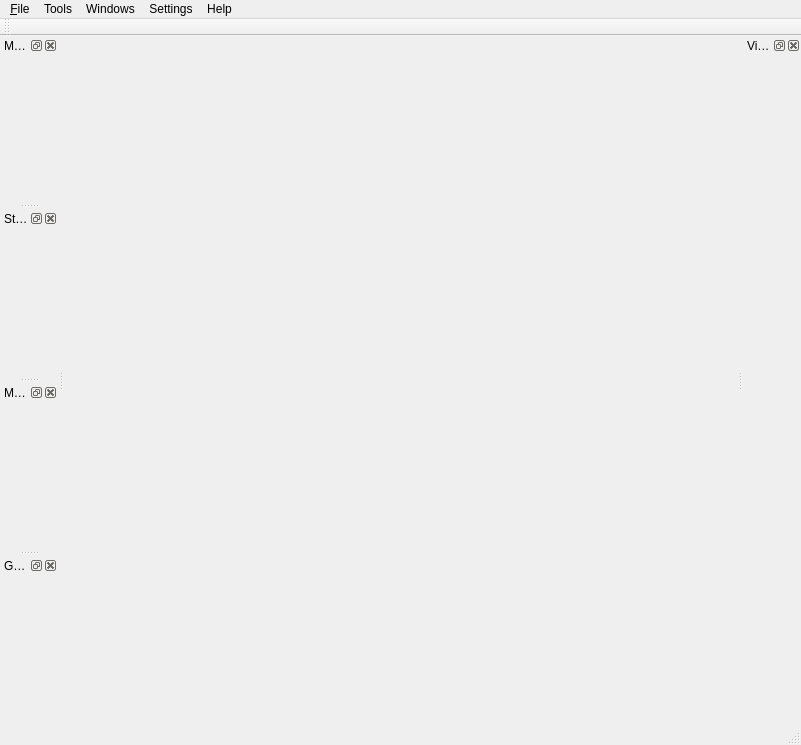
<?xml version="1.0" encoding="UTF-8"?>
<ui version="4.0">
 <class>MainWindowClass</class>
 <widget class="QMainWindow" name="MainWindowClass">
  <property name="geometry">
   <rect>
    <x>0</x>
    <y>0</y>
    <width>801</width>
    <height>745</height>
   </rect>
  </property>
  <property name="sizePolicy">
   <sizepolicy hsizetype="MinimumExpanding" vsizetype="MinimumExpanding">
    <horstretch>0</horstretch>
    <verstretch>0</verstretch>
   </sizepolicy>
  </property>
  <property name="minimumSize">
   <size>
    <width>500</width>
    <height>200</height>
   </size>
  </property>
  <property name="windowTitle">
   <string>OpenGeoSys Data Explorer</string>
  </property>
  <property name="dockOptions">
   <set>QMainWindow::AllowNestedDocks|QMainWindow::AllowTabbedDocks|QMainWindow::AnimatedDocks</set>
  </property>
  <widget class="QWidget" name="centralWidget">
   <property name="sizePolicy">
    <sizepolicy hsizetype="MinimumExpanding" vsizetype="MinimumExpanding">
     <horstretch>0</horstretch>
     <verstretch>0</verstretch>
    </sizepolicy>
   </property>
   <property name="minimumSize">
    <size>
     <width>200</width>
     <height>100</height>
    </size>
   </property>
   <property name="autoFillBackground">
    <bool>false</bool>
   </property>
   <layout class="QGridLayout" name="gridLayout">
    <property name="leftMargin">
     <number>6</number>
    </property>
    <property name="topMargin">
     <number>0</number>
    </property>
    <property name="rightMargin">
     <number>6</number>
    </property>
    <property name="bottomMargin">
     <number>0</number>
    </property>
    <item row="0" column="0">
     <widget class="VisualizationWidget" name="visualizationWidget" native="true">
      <property name="sizePolicy">
       <sizepolicy hsizetype="MinimumExpanding" vsizetype="MinimumExpanding">
        <horstretch>0</horstretch>
        <verstretch>0</verstretch>
       </sizepolicy>
      </property>
      <property name="minimumSize">
       <size>
        <width>250</width>
        <height>100</height>
       </size>
      </property>
     </widget>
    </item>
   </layout>
  </widget>
  <widget class="QMenuBar" name="menuBar">
   <property name="geometry">
    <rect>
     <x>0</x>
     <y>0</y>
     <width>801</width>
     <height>21</height>
    </rect>
   </property>
   <widget class="QMenu" name="menu_File">
    <property name="title">
     <string>&amp;File</string>
    </property>
    <widget class="QMenu" name="menuExport">
     <property name="toolTip">
      <string>Exports the entire scene to a 3d-format for visualization.</string>
     </property>
     <property name="title">
      <string>Export</string>
     </property>
     <addaction name="actionExportVRML2"/>
     <addaction name="actionExportVTK"/>
     <addaction name="actionExportObj"/>
     <addaction name="actionExportOpenSG"/>
    </widget>
    <addaction name="action_Open"/>
    <addaction name="actionSave_As"/>
    <addaction name="separator"/>
    <addaction name="menuExport"/>
    <addaction name="separator"/>
    <addaction name="separator"/>
    <addaction name="action_Exit"/>
   </widget>
   <widget class="QMenu" name="menuWindows">
    <property name="title">
     <string>Windows</string>
    </property>
   </widget>
   <widget class="QMenu" name="menuSettings">
    <property name="title">
     <string>Settings</string>
    </property>
    <addaction name="actionData_Explorer_Settings"/>
    <addaction name="action_VisualisationSettings"/>
    <addaction name="action_TrackingSettings"/>
   </widget>
   <widget class="QMenu" name="menuTools">
    <property name="title">
     <string>Tools</string>
    </property>
    <addaction name="actionMesh_Generation"/>
    <addaction name="actionRemove_Mesh_Elements"/>
    <addaction name="actionMerge_Geometries"/>
    <addaction name="actionFile_Converter"/>
    <addaction name="actionDiagram_Viewer"/>
    <addaction name="actionFEM_Test"/>
   </widget>
   <widget class="QMenu" name="menuHelp">
    <property name="title">
     <string>Help</string>
    </property>
    <addaction name="actionLicense"/>
    <addaction name="actionAbout"/>
   </widget>
   <addaction name="menu_File"/>
   <addaction name="menuTools"/>
   <addaction name="menuWindows"/>
   <addaction name="menuSettings"/>
   <addaction name="menuHelp"/>
  </widget>
  <widget class="QToolBar" name="mainToolBar">
   <attribute name="toolBarArea">
    <enum>TopToolBarArea</enum>
   </attribute>
   <attribute name="toolBarBreak">
    <bool>false</bool>
   </attribute>
  </widget>
  <widget class="QStatusBar" name="statusBar"/>
  <widget class="QDockWidget" name="mshDock">
   <property name="windowTitle">
    <string>Meshes</string>
   </property>
   <attribute name="dockWidgetArea">
    <number>1</number>
   </attribute>
   <widget class="QWidget" name="dockWidgetContents_2">
    <layout class="QVBoxLayout" name="verticalLayout_2">
     <property name="margin">
      <number>1</number>
     </property>
     <item>
      <widget class="MshTabWidget" name="mshTabWidget" native="true"/>
     </item>
    </layout>
   </widget>
  </widget>
  <widget class="QDockWidget" name="stationDock">
   <property name="windowTitle">
    <string>Stations</string>
   </property>
   <attribute name="dockWidgetArea">
    <number>1</number>
   </attribute>
   <widget class="QWidget" name="dockWidgetContents_3">
    <layout class="QVBoxLayout" name="verticalLayout_3">
     <property name="margin">
      <number>1</number>
     </property>
     <item>
      <widget class="StationTabWidget" name="stationTabWidget" native="true"/>
     </item>
    </layout>
   </widget>
  </widget>
  <widget class="QDockWidget" name="vtkVisDock">
   <property name="windowTitle">
    <string>Visualization Pipeline</string>
   </property>
   <attribute name="dockWidgetArea">
    <number>2</number>
   </attribute>
   <widget class="QWidget" name="dockWidgetContents_7">
    <layout class="QVBoxLayout" name="verticalLayout_6">
     <property name="margin">
      <number>1</number>
     </property>
     <item>
      <widget class="VtkVisTabWidget" name="vtkVisTabWidget" native="true"/>
     </item>
    </layout>
   </widget>
  </widget>
  <widget class="QDockWidget" name="modellingDock">
   <property name="windowTitle">
    <string>Modelling</string>
   </property>
   <attribute name="dockWidgetArea">
    <number>1</number>
   </attribute>
   <widget class="QWidget" name="dockWidgetContents">
    <layout class="QVBoxLayout" name="verticalLayout_7">
     <property name="margin">
      <number>1</number>
     </property>
     <item>
      <widget class="ModellingTabWidget" name="modellingTabWidget" native="true"/>
     </item>
    </layout>
   </widget>
  </widget>
  <widget class="QDockWidget" name="geoDock">
   <property name="windowTitle">
    <string>Geometry</string>
   </property>
   <attribute name="dockWidgetArea">
    <number>1</number>
   </attribute>
   <widget class="QWidget" name="dockWidgetContents_5">
    <layout class="QHBoxLayout" name="horizontalLayout">
     <property name="margin">
      <number>1</number>
     </property>
     <item>
      <widget class="GeoTabWidget" name="geoTabWidget" native="true">
       <property name="enabled">
        <bool>true</bool>
       </property>
      </widget>
     </item>
    </layout>
   </widget>
  </widget>
  <action name="action_Open">
   <property name="text">
    <string>&amp;Open...</string>
   </property>
   <property name="toolTip">
    <string>Loads a OGS-native file. E.g. gli, gsp, gml, msh, stn.</string>
   </property>
  </action>
  <action name="action_Exit">
   <property name="text">
    <string>&amp;Exit</string>
   </property>
   <property name="toolTip">
    <string>Exits the application.</string>
   </property>
  </action>
  <action name="actionPoints_view">
   <property name="checkable">
    <bool>true</bool>
   </property>
   <property name="checked">
    <bool>true</bool>
   </property>
   <property name="text">
    <string>Points view</string>
   </property>
  </action>
  <action name="actionLines_view">
   <property name="checkable">
    <bool>true</bool>
   </property>
   <property name="checked">
    <bool>true</bool>
   </property>
   <property name="text">
    <string>Lines view</string>
   </property>
  </action>
  <action name="actionStations_view">
   <property name="checkable">
    <bool>true</bool>
   </property>
   <property name="checked">
    <bool>true</bool>
   </property>
   <property name="text">
    <string>Stations view</string>
   </property>
  </action>
  <action name="actionMeshes_view">
   <property name="checkable">
    <bool>true</bool>
   </property>
   <property name="checked">
    <bool>true</bool>
   </property>
   <property name="text">
    <string>Meshes view</string>
   </property>
  </action>
  <action name="action_Database">
   <property name="text">
    <string>Database...</string>
   </property>
   <property name="toolTip">
    <string>Connects to a database.</string>
   </property>
  </action>
  <action name="action_DatabaseConnection">
   <property name="text">
    <string>Database Settings...</string>
   </property>
   <property name="toolTip">
    <string>Sets the database settings.</string>
   </property>
  </action>
  <action name="actionImport">
   <property name="text">
    <string>Import ...</string>
   </property>
  </action>
  <action name="actionSave_As">
   <property name="text">
    <string>&amp;Save As...</string>
   </property>
  </action>
  <action name="actionExportVRML2">
   <property name="text">
    <string>VRML2</string>
   </property>
   <property name="toolTip">
    <string>Export as VRML2</string>
   </property>
  </action>
  <action name="actionExportObj">
   <property name="text">
    <string>Wavefront OBJ</string>
   </property>
  </action>
  <action name="action_VisualisationSettings">
   <property name="text">
    <string>Visualisation Settings...</string>
   </property>
   <property name="toolTip">
    <string>Sets settings regarding the 3d view. E.g. Background color, illumantion.</string>
   </property>
  </action>
  <action name="actionExportVTK">
   <property name="text">
    <string>VTK</string>
   </property>
  </action>
  <action name="actionExportOpenSG">
   <property name="text">
    <string>OpenSG</string>
   </property>
   <property name="toolTip">
    <string>Export to OpenSG binary format</string>
   </property>
  </action>
  <action name="action_TrackingSettings">
   <property name="text">
    <string>Tracking Settings...</string>
   </property>
   <property name="toolTip">
    <string>Sets settings for head-tracking.</string>
   </property>
  </action>
  <action name="actionMesh_Generation">
   <property name="text">
    <string>Mesh Generation...</string>
   </property>
   <property name="toolTip">
    <string>Generates a mesh from a geometry.</string>
   </property>
  </action>
  <action name="actionFEM_Test">
   <property name="text">
    <string>FEM Test</string>
   </property>
  </action>
  <action name="actionDiagram_Viewer">
   <property name="text">
    <string>Diagram Viewer...</string>
   </property>
  </action>
  <action name="actionAbout">
   <property name="text">
    <string>About</string>
   </property>
  </action>
  <action name="actionFile_Converter">
   <property name="text">
    <string>File Converter...</string>
   </property>
  </action>
  <action name="actionLicense">
   <property name="text">
    <string>License</string>
   </property>
  </action>
  <action name="actionMerge_Geometries">
   <property name="text">
    <string>Merge Geometries...</string>
   </property>
  </action>
  <action name="actionRemove_Mesh_Elements">
   <property name="text">
    <string>Remove Mesh Elements...</string>
   </property>
  </action>
  <action name="actionData_Explorer_Settings">
   <property name="text">
    <string>Data Explorer Settings...</string>
   </property>
  </action>
 </widget>
 <layoutdefault spacing="6" margin="11"/>
 <customwidgets>
  <customwidget>
   <class>VisualizationWidget</class>
   <extends>QWidget</extends>
   <header>VisualizationWidget.h</header>
   <container>1</container>
  </customwidget>
  <customwidget>
   <class>StationTabWidget</class>
   <extends>QWidget</extends>
   <header>StationTabWidget.h</header>
   <container>1</container>
  </customwidget>
  <customwidget>
   <class>MshTabWidget</class>
   <extends>QWidget</extends>
   <header>MshTabWidget.h</header>
   <container>1</container>
  </customwidget>
  <customwidget>
   <class>VtkVisTabWidget</class>
   <extends>QWidget</extends>
   <header>VtkVisTabWidget.h</header>
   <container>1</container>
  </customwidget>
  <customwidget>
   <class>GeoTabWidget</class>
   <extends>QWidget</extends>
   <header>GeoTabWidget.h</header>
   <container>1</container>
  </customwidget>
  <customwidget>
   <class>ModellingTabWidget</class>
   <extends>QWidget</extends>
   <header location="global">ModellingTabWidget.h</header>
   <container>1</container>
  </customwidget>
 </customwidgets>
 <resources/>
 <connections>
  <connection>
   <sender>action_Open</sender>
   <signal>triggered()</signal>
   <receiver>MainWindowClass</receiver>
   <slot>open()</slot>
   <hints>
    <hint type="sourcelabel">
     <x>-1</x>
     <y>-1</y>
    </hint>
    <hint type="destinationlabel">
     <x>369</x>
     <y>223</y>
    </hint>
   </hints>
  </connection>
  <connection>
   <sender>action_Exit</sender>
   <signal>triggered()</signal>
   <receiver>MainWindowClass</receiver>
   <slot>close()</slot>
   <hints>
    <hint type="sourcelabel">
     <x>-1</x>
     <y>-1</y>
    </hint>
    <hint type="destinationlabel">
     <x>369</x>
     <y>223</y>
    </hint>
   </hints>
  </connection>
  <connection>
   <sender>actionSave_As</sender>
   <signal>triggered()</signal>
   <receiver>MainWindowClass</receiver>
   <slot>save()</slot>
   <hints>
    <hint type="sourcelabel">
     <x>-1</x>
     <y>-1</y>
    </hint>
    <hint type="destinationlabel">
     <x>399</x>
     <y>299</y>
    </hint>
   </hints>
  </connection>
  <connection>
   <sender>action_VisualisationSettings</sender>
   <signal>triggered()</signal>
   <receiver>MainWindowClass</receiver>
   <slot>showVisalizationPrefsDialog()</slot>
   <hints>
    <hint type="sourcelabel">
     <x>-1</x>
     <y>-1</y>
    </hint>
    <hint type="destinationlabel">
     <x>399</x>
     <y>300</y>
    </hint>
   </hints>
  </connection>
  <connection>
   <sender>action_TrackingSettings</sender>
   <signal>triggered()</signal>
   <receiver>MainWindowClass</receiver>
   <slot>showTrackingSettingsDialog()</slot>
   <hints>
    <hint type="sourcelabel">
     <x>-1</x>
     <y>-1</y>
    </hint>
    <hint type="destinationlabel">
     <x>399</x>
     <y>300</y>
    </hint>
   </hints>
  </connection>
  <connection>
   <sender>actionMesh_Generation</sender>
   <signal>triggered()</signal>
   <receiver>MainWindowClass</receiver>
   <slot>showGMSHPrefsDialog()</slot>
   <hints>
    <hint type="sourcelabel">
     <x>-1</x>
     <y>-1</y>
    </hint>
    <hint type="destinationlabel">
     <x>407</x>
     <y>403</y>
    </hint>
   </hints>
  </connection>
  <connection>
   <sender>actionFEM_Test</sender>
   <signal>triggered()</signal>
   <receiver>MainWindowClass</receiver>
   <slot>FEMTestStart()</slot>
   <hints>
    <hint type="sourcelabel">
     <x>-1</x>
     <y>-1</y>
    </hint>
    <hint type="destinationlabel">
     <x>407</x>
     <y>403</y>
    </hint>
   </hints>
  </connection>
  <connection>
   <sender>actionDiagram_Viewer</sender>
   <signal>triggered()</signal>
   <receiver>MainWindowClass</receiver>
   <slot>showDiagramPrefsDialog()</slot>
   <hints>
    <hint type="sourcelabel">
     <x>-1</x>
     <y>-1</y>
    </hint>
    <hint type="destinationlabel">
     <x>400</x>
     <y>372</y>
    </hint>
   </hints>
  </connection>
  <connection>
   <sender>actionAbout</sender>
   <signal>triggered()</signal>
   <receiver>MainWindowClass</receiver>
   <slot>about()</slot>
   <hints>
    <hint type="sourcelabel">
     <x>-1</x>
     <y>-1</y>
    </hint>
    <hint type="destinationlabel">
     <x>400</x>
     <y>372</y>
    </hint>
   </hints>
  </connection>
  <connection>
   <sender>actionLicense</sender>
   <signal>triggered()</signal>
   <receiver>MainWindowClass</receiver>
   <slot>showLicense()</slot>
   <hints>
    <hint type="sourcelabel">
     <x>-1</x>
     <y>-1</y>
    </hint>
    <hint type="destinationlabel">
     <x>400</x>
     <y>372</y>
    </hint>
   </hints>
  </connection>
  <connection>
   <sender>actionMerge_Geometries</sender>
   <signal>triggered()</signal>
   <receiver>MainWindowClass</receiver>
   <slot>showMergeGeometriesDialog()</slot>
   <hints>
    <hint type="sourcelabel">
     <x>-1</x>
     <y>-1</y>
    </hint>
    <hint type="destinationlabel">
     <x>400</x>
     <y>372</y>
    </hint>
   </hints>
  </connection>
  <connection>
   <sender>actionRemove_Mesh_Elements</sender>
   <signal>triggered()</signal>
   <receiver>MainWindowClass</receiver>
   <slot>showMeshElementRemovalDialog()</slot>
   <hints>
    <hint type="sourcelabel">
     <x>-1</x>
     <y>-1</y>
    </hint>
    <hint type="destinationlabel">
     <x>400</x>
     <y>372</y>
    </hint>
   </hints>
  </connection>
  <connection>
   <sender>actionFile_Converter</sender>
   <signal>triggered()</signal>
   <receiver>MainWindowClass</receiver>
   <slot>callFileConverter()</slot>
   <hints>
    <hint type="sourcelabel">
     <x>-1</x>
     <y>-1</y>
    </hint>
    <hint type="destinationlabel">
     <x>400</x>
     <y>372</y>
    </hint>
   </hints>
  </connection>
  <connection>
   <sender>actionData_Explorer_Settings</sender>
   <signal>triggered()</signal>
   <receiver>MainWindowClass</receiver>
   <slot>showDataExplorerSettingsDialog()</slot>
   <hints>
    <hint type="sourcelabel">
     <x>-1</x>
     <y>-1</y>
    </hint>
    <hint type="destinationlabel">
     <x>400</x>
     <y>372</y>
    </hint>
   </hints>
  </connection>
 </connections>
 <slots>
  <slot>open()</slot>
  <slot>import()</slot>
  <slot>save()</slot>
  <slot>showVisalizationPrefsDialog()</slot>
  <slot>showTrackingSettingsDialog()</slot>
  <slot>showGMSHPrefsDialog()</slot>
  <slot>FEMTestStart()</slot>
  <slot>showDiagramPrefsDialog()</slot>
  <slot>about()</slot>
  <slot>showLicense()</slot>
  <slot>showMergeGeometriesDialog()</slot>
  <slot>showMeshElementRemovalDialog()</slot>
  <slot>callFileConverter()</slot>
  <slot>showDataExplorerSettingsDialog()</slot>
 </slots>
</ui>
